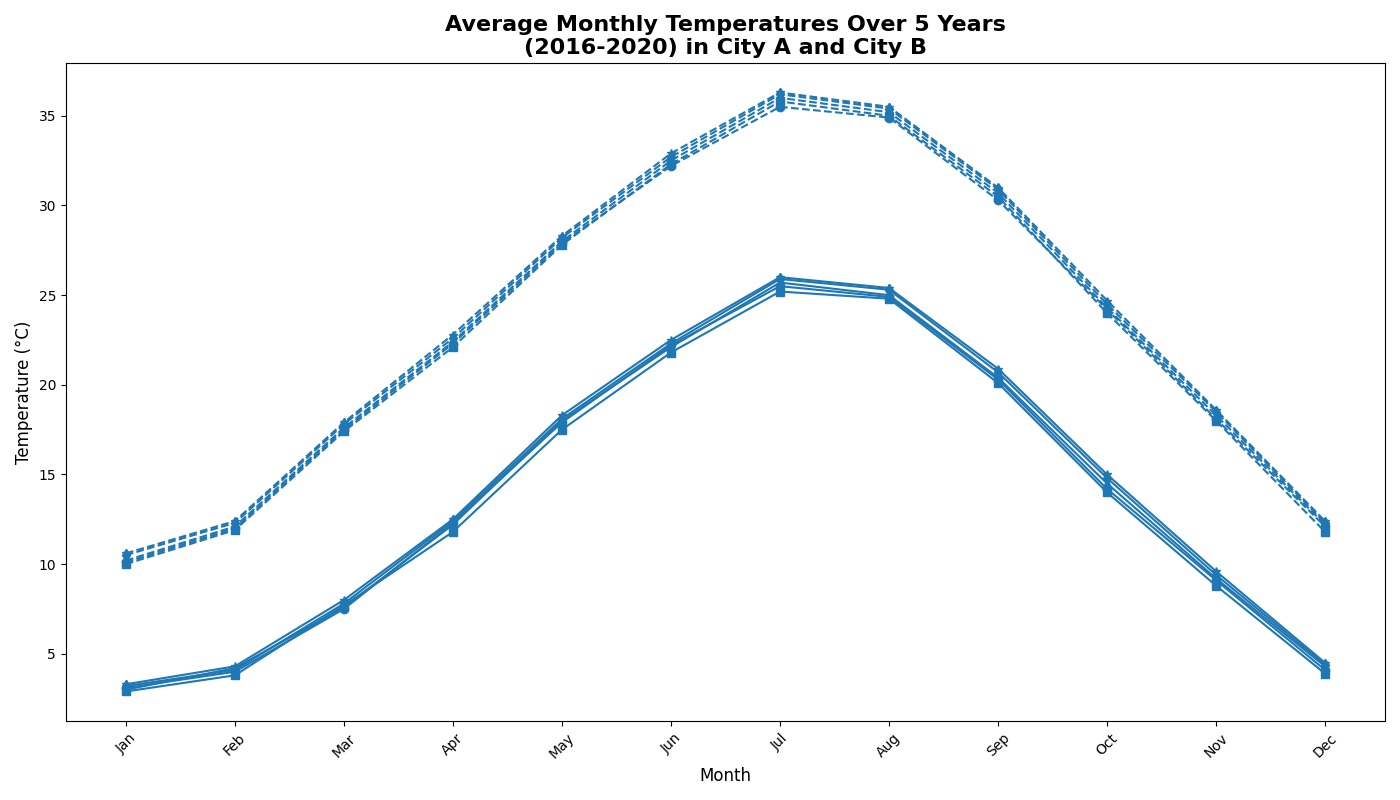

Here is the Python script that generated this plot:
import matplotlib.pyplot as plt
import numpy as np

months = np.array(['Jan', 'Feb', 'Mar', 'Apr', 'May', 'Jun', 'Jul', 'Aug', 'Sep', 'Oct', 'Nov', 'Dec'])

city_a_2016 = np.array([3.1, 4.0, 7.5, 12.3, 17.9, 22.2, 25.5, 24.9, 20.3, 14.2, 9.1, 4.1])
city_a_2017 = np.array([2.9, 3.8, 7.7, 11.8, 17.5, 21.8, 25.2, 24.8, 20.1, 14.0, 8.8, 3.9])
city_a_2018 = np.array([3.0, 4.2, 7.6, 12.2, 18.0, 22.1, 25.7, 25.0, 20.4, 14.5, 9.2, 4.3])
city_a_2019 = np.array([3.2, 4.1, 7.8, 12.4, 18.1, 22.3, 25.9, 25.3, 20.7, 14.8, 9.4, 4.4])
city_a_2020 = np.array([3.3, 4.3, 8.0, 12.5, 18.3, 22.5, 26.0, 25.4, 20.9, 15.0, 9.6, 4.5])

city_b_2016 = np.array([10.1, 12.0, 17.5, 22.3, 27.9, 32.2, 35.5, 34.9, 30.3, 24.2, 18.1, 12.1])
city_b_2017 = np.array([10.0, 11.9, 17.4, 22.1, 27.8, 32.3, 35.8, 35.0, 30.5, 24.0, 18.0, 11.8])
city_b_2018 = np.array([10.2, 12.1, 17.6, 22.4, 28.0, 32.5, 36.0, 35.2, 30.7, 24.3, 18.3, 12.2])
city_b_2019 = np.array([10.5, 12.3, 17.8, 22.6, 28.2, 32.7, 36.2, 35.4, 30.9, 24.5, 18.5, 12.3])
city_b_2020 = np.array([10.6, 12.4, 17.9, 22.8, 28.3, 32.9, 36.3, 35.5, 31.0, 24.7, 18.6, 12.4])

plt.figure(figsize=(14, 8))

color = '#1f77b4'

plt.plot(months, city_a_2016, marker='o', color=color)
plt.plot(months, city_a_2017, marker='s', color=color)
plt.plot(months, city_a_2018, marker='^', color=color)
plt.plot(months, city_a_2019, marker='d', color=color)
plt.plot(months, city_a_2020, marker='*', color=color)

plt.plot(months, city_b_2016, marker='o', linestyle='dashed', color=color)
plt.plot(months, city_b_2017, marker='s', linestyle='dashed', color=color)
plt.plot(months, city_b_2018, marker='^', linestyle='dashed', color=color)
plt.plot(months, city_b_2019, marker='d', linestyle='dashed', color=color)
plt.plot(months, city_b_2020, marker='*', linestyle='dashed', color=color)

plt.title("Average Monthly Temperatures Over 5 Years\n(2016-2020) in City A and City B", fontsize=16, fontweight='bold')
plt.xlabel('Month', fontsize=12)
plt.ylabel('Temperature (°C)', fontsize=12)
plt.xticks(rotation=45)

plt.tight_layout()
plt.show()
